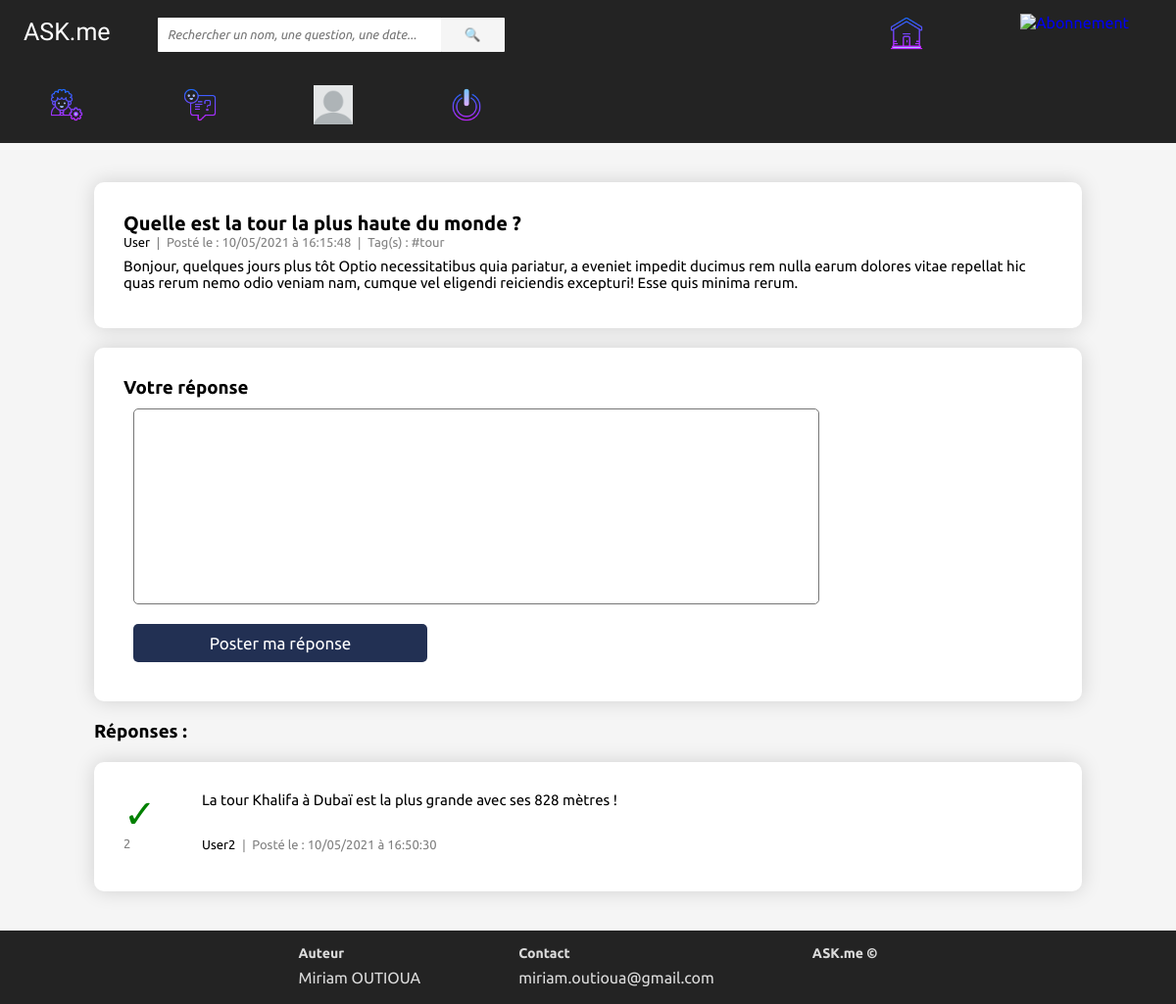
Screenshot of /src/posts/post.php?id=2 (signed in) with the database file from the repository.
### tables this page shows
CREATE TABLE posts (
  p_id int(25) NOT NULL PRIMARY KEY AUTO_INCREMENT,
  p_title varchar(256) NOT NULL,
  p_tags varchar(256) NOT NULL,
  p_content text NOT NULL,
  p_author varchar(256) NOT NULL,
  p_date timestamp NOT NULL DEFAULT CURRENT_TIMESTAMP,
  p_uid int(25) DEFAULT NULL,
  p_edit_date timestamp NOT NULL DEFAULT '0000-00-00 00:00:00'
);

CREATE TABLE answers (
	a_id int(25) NOT NULL PRIMARY KEY AUTO_INCREMENT,
	a_author varchar(255) NOT NULL,
	a_content text NOT NULL,
	post_id int(25) NOT NULL,
	a_date timestamp NOT NULL DEFAULT CURRENT_TIMESTAMP,
	like_count int(25) NOT NULL DEFAULT '0',
	a_uid int(25) NOT NULL,
	a_edit_date timestamp NOT NULL DEFAULT '0000-00-00 00:00:00'
);

### src/posts/fonc_date.php (called while the page is built)
<?php
function convert_date($date)
{
    $jour = substr($date, 8, 2);
    $mois = substr($date, 5, 2);
    $annee = substr($date, 0, 4);
    $heure = substr($date, 11, 2);
    $min = substr($date, 14, 2);
    $sec = substr($date, 17, 2);
    return $jour.'/'.$mois.'/'.$annee.' à '.$heure.':'.$min.':'.$sec;
}

### src/answers/isLiked.php (called while the page is built)
<?php
	function isLiked($dbh, $id, $a_id)
    {
        $req = "SELECT * FROM likes WHERE l_uid = '$id' AND answer_id = '$a_id'";
        $result = mysqli_query($dbh, $req);
        $query = mysqli_num_rows($result);
        if ($query > 0)
        {
            return "liked";
        }
    }

### src/posts/post.php (the view, shortened to what this page needs)
<?php
	require_once "../layouts/header.php";
    require_once "fonc_date.php";
	if (isset($_GET['id'])) {
?>
<div class="post-container">
    <?php
        $post_id = $_GET['id'];
        $sql = "SELECT * FROM posts WHERE p_id = $post_id";
        $result = mysqli_query($dbh, $sql);
        $queryResults = mysqli_num_rows($result);
        if ($queryResults > 0):
            while ($lignes = mysqli_fetch_assoc($result)):
    ?>
        <div class="post-box">
            <h1><?php echo $lignes['p_title']; ?></h1>
            <p>
                <?php
                    if ($lignes['p_uid'] == $_SESSION['id']) {
                        echo "<a title='Voir le profil' href='../profil/profil.php?id=$uid&page=questions'>".$lignes['p_author']."</a>";
                    } else {
                        echo "<a title='Voir le profil' href='../profil/voir_profil.php?id=".$lignes['p_uid']."&page=questions'>".$lignes['p_author']."</a>";
                    }
                ?>
                &#10072;
                <?php
                    if ($lignes['p_edit_date'] === '0000-00-00 00:00:00') {
                        echo " Posté le : " . convert_date($lignes['p_date']);
                    } else {
                        echo "Posté le : " . convert_date($lignes['p_date']) . " &#10072; Modifié le : " . convert_date($lignes['p_edit_date']);
                    }
                ?>
                &#10072; Tag(s) : <?php echo $lignes['p_tags']; ?>
            </p>
            <p class="post-content">
                <?php
                        echo str_replace('\n', '<br />', nl2br($lignes['p_content']));
                ?>
            </p>
        </div>
    <?php
                require_once "../answers/form_answer.php";
            endwhile;
        endif;
        require_once "../answers/affiche_answer.php";
    ?>
</div>
<?php
	} else {
		header("Location: ../accueil/accueil.php");
	}
	require_once "../layouts/footer.php";
?>

### src/answers/form_answer.php (shortened to what this page needs)
<div class="post-box">
	<form action="../answers/form_answer.php" method="POST">
		<h3>Votre réponse</h3>
		<textarea name="a_content" id="a_content" cols="30" rows="10"></textarea>
		<button type="submit" id="submit_answer" name="submit_answer">Poster ma réponse</button>
	</form>
</div>
<h3>Réponses : </h3>
<?php
	require_once "../layouts/header.php";
?>

### src/answers/affiche_answer.php (shortened to what this page needs)
<?php
    require_once "isLiked.php";
	$req = "SELECT * FROM answers WHERE post_id = $post_id ORDER BY like_count DESC";
	$result = mysqli_query($dbh, $req);
	$queryResult = mysqli_num_rows($result);
	if ($queryResult > 0):
		while ($lignes = mysqli_fetch_assoc($result)):
?>
	<div class="answer" id="<?php echo $lignes['a_id']; ?>">
		<div class="like">
			<a href="../answers/like.php?id=<?php echo $lignes['a_id'] . "&id2=" . $lignes['post_id']; ?>" title="Réponse utile"><p id="like-button" class="<?php echo isLiked($dbh, $uid, $lignes['a_id']); ?>">&#10003;</p> <p><?php echo $lignes['like_count'];?></p></a>
		</div>
		<div class="answer-content">
			<p>
				<?php
					echo str_replace('\n', '<br />', nl2br($lignes['a_content']));
				?>
				</p>
			<?php
				if ($lignes['a_uid'] == $_SESSION['id']) {
					echo "<p class='answer-date'><a title='Voir le profil' href='../profil/profil.php?id=$uid&page=questions'>".$lignes['a_author']."</a> &#10072; ";
				} else {
					echo "<p class='answer-date'><a title='Voir le profil' href='../profil/voir_profil.php?id=".$lignes['a_uid']."&page=questions'>".$lignes['a_author']."</a> &#10072; ";
				}
				if ($lignes['a_edit_date'] === '0000-00-00 00:00:00') {
					echo "Posté le : " . convert_date($lignes['a_date']) . "</p>";
				} else {
					echo "Posté le : " . convert_date($lignes['a_date']) . " | Modifié le : " . convert_date($lignes['a_edit_date']) . "</p>";
				}
			?>
		</div>
	</div>
<?php
	endwhile;
	endif;
?>

### src/layouts/style_header.css (style rules this page uses)
* { box-sizing: border-box; margin: 0; padding: 0; font-family: 'Ubuntu', sans-serif; transition: all 0.3s ease 0s; }
body { background-color: whitesmoke; }
html, body { height: 100%; }

### src/posts/style_post.css (style rules this page uses)
.post-container { margin-left: 8%; margin-right: 8%; background-color: whitesmoke; padding: 40px 0 20px 0; min-height: 100%; }
.post-box { background-color: white; padding: 30px; width: 100%; margin-bottom: 20px; box-shadow: 0 0 20px rgba(0, 0, 0, 0.15); border-radius: 10px; }
.post-box .post-content { color: black; font-size: 15px; }
.post-box h1 { font-size: 20px; }
.post-box a { text-decoration: none; color: black; }
.post-box p { font-size: 13px; color: gray; margin-bottom: 8px; }
.answer { display: flex; background-color: white; margin-bottom: 20px; padding: 30px; padding-bottom: 40px; box-shadow: 0 0 20px rgba(0, 0, 0, 0.15); border-radius: 10px; margin-top: 20px; }
.answer p, .answer_abonne p { font-size: 13px; color: gray; }
.answer a, .answer_abonne a { text-decoration: none; color: black; }
.answer-content p { font-size: 15px; color: black; margin-left: 10px; }
.answer-content .answer-date { font-size: 13px; color: gray; padding-top: 30px; }
.like { width: 70px; }
#like-button { font-size: 40px; }
#like-button.liked { color: green; }
#a_content { margin: 10px; width: 700px; height: 200px; }
#submit_answer { text-align: center; padding: 10px; margin: 10px; border-radius: 5px; width: 300px; border: none; font-size: 17px; background-color: #223053; color: white; cursor: pointer; }

### src/profil/style_profil.css (style rules this page uses)
.edit-post-container .edit-form input, textarea { display: flex; flex-direction: column; padding: 10px; margin-top: 10px; margin-bottom: 25px; border-radius: 5px; width: 500px; outline: none; resize: none; }

### src/ask/style_ask.css (style rules this page uses)
.question input, textarea { margin-bottom: 15px; margin-top: 10px; width: 550px; padding: 10px; resize: none; }

### rows the page displays
posts: p_title "Quelle est la tour la plus haute du monde ?", p_author "User", p_date "10/05/2021 à 16:15:48", p_tags "#tour", p_content "Bonjour, quelques jours plus tôt Optio necessitatibus quia pariatur, a eveniet impedit ducimus rem nulla earum dolores vitae repellat hic quas rerum nemo odio veniam nam, cumque vel eligendi reiciendis excepturi! Esse quis minima rerum."
answers: like_count "2", a_content "La tour Khalifa à Dubaï est la plus grande avec ses 828 mètres !", a_author "User2", a_date "10/05/2021 à 16:50:30"
